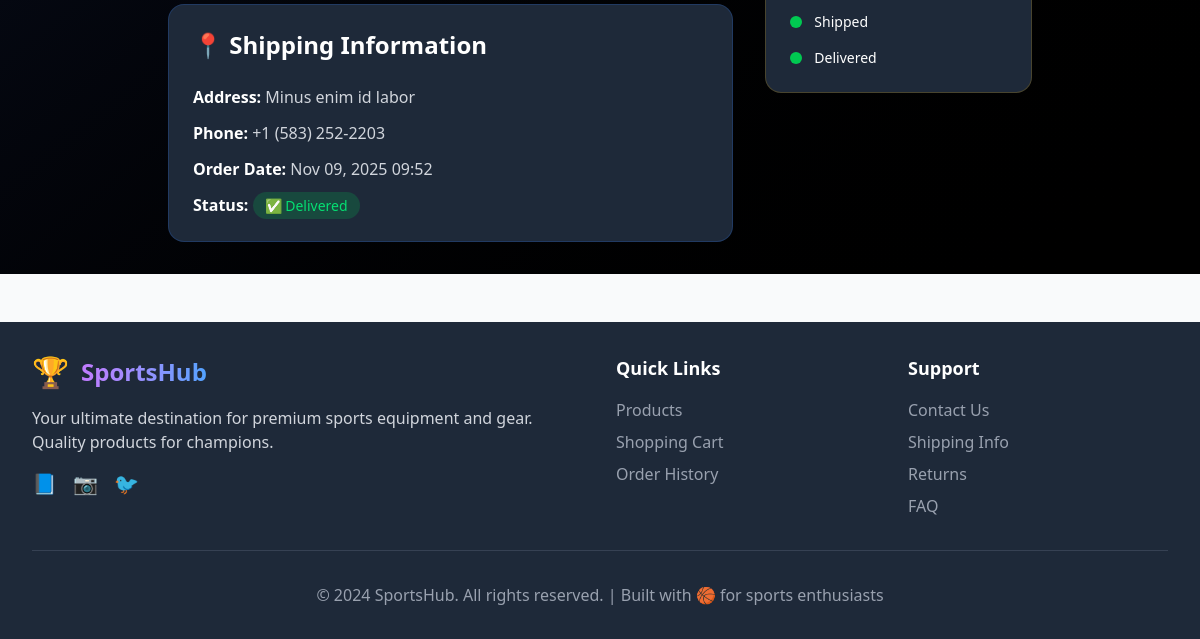
Before: /checkout/success/ORD2572100/ (signed in, lower part) with the older database file.
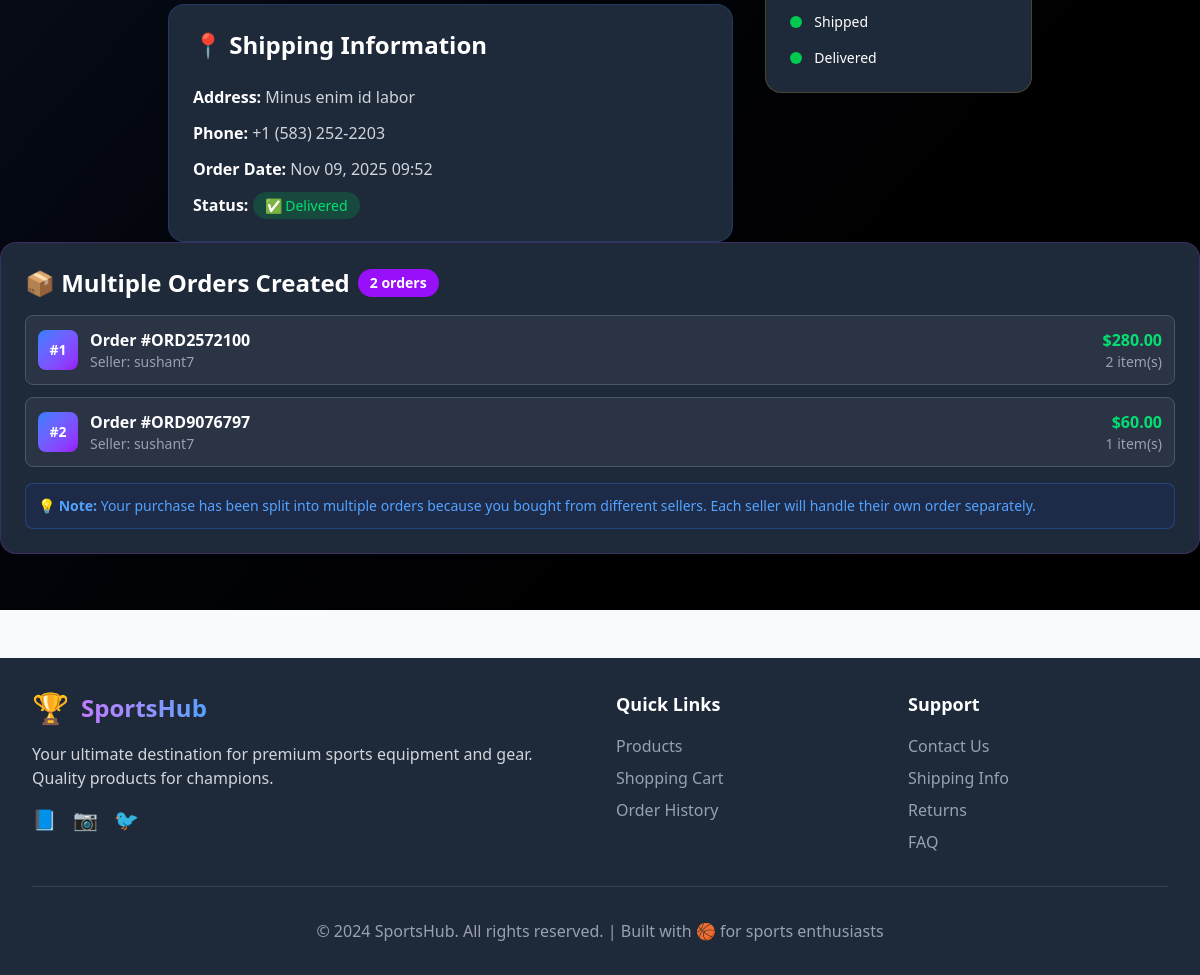
After: the same page with the newer database file.
### shop/models.py (models this page shows, shortened)
class Order(models.Model):
    STATUS_CHOICES = [
        ('pending', '🟡 Pending'),
        ('confirmed', '🔵 Confirmed'),
        ('shipped', '🚚 Shipped'),
        ('delivered', '✅ Delivered'),
        ('cancelled', '❌ Cancelled'),
        ('paid', '💰 Paid'),
    ]
    STATUS_PROGRESSION = ['pending', 'confirmed', 'shipped', 'delivered']
    order_number = models.CharField(max_length=20, unique=True)
    customer = models.ForeignKey(User, on_delete=models.CASCADE, related_name='orders')
    seller = models.ForeignKey(User, on_delete=models.CASCADE, related_name='seller_orders')
    total_amount = models.DecimalField(max_digits=10, decimal_places=2)
    status = models.CharField(max_length=20, choices=STATUS_CHOICES, default='pending')
    shipping_address = models.TextField()
    customer_phone = models.CharField(max_length=15)
    stripe_session_id = models.CharField(max_length=255, blank=True, null=True)  # Add this field
    created_at = models.DateTimeField(auto_now_add=True)
    updated_at = models.DateTimeField(auto_now=True)
    @property
    def status_index(self):
        try:
            return self.STATUS_PROGRESSION.index(self.status)
        except ValueError:
            return -1  # For cancelled status

### accounts/models.py (models this page shows, shortened)
class CustomUser(AbstractUser):
    class Roles(models.TextChoices):
        BUYER = "buyer", "Buyer"
        SELLER = "seller", "Seller"
    address = models.CharField(max_length=255, null=True, blank=True)
    phone_number = models.CharField(max_length=10, null=True, blank=True)
    profile_pic = models.ImageField(upload_to="profile_pics", null=True, blank=True)
    role = models.CharField(
        max_length=20,
        choices=Roles.choices,
        default=Roles.BUYER,
    )
    def is_buyer(self):
        return self.role == self.Roles.BUYER
    def is_seller(self):
        return self.role == self.Roles.SELLER

### buyer/views.py (the view, shortened to what this page needs)
# urls.py: path('checkout/success/<str:order_number>/', views.checkout_success, name='checkout_success'),
@login_required
def checkout_success(request, order_number):
    first_order = get_object_or_404(Order, order_number=order_number, customer=request.user)
    recent_orders = Order.objects.filter(
        customer=request.user,
        created_at__gte=first_order.created_at
    ).order_by('seller__username')
    session_id = request.GET.get('session_id')
    context = {
        'order': first_order,
        'all_orders': recent_orders,  # Pass all orders to template
    }
    return render(request, 'buyer/checkout_success.html', context)

### shop/models.py (called while the page is built)
    def item_total(self):
        return self.quantity * self.price

### buyer/templates/buyer/checkout_success.html (shortened to what the changed rows need)
{% extends 'base.html' %}
{% load static %}
{% block content %}
<div class="min-h-screen bg-gradient-to-br from-gray-900 to-black py-8">
    <div class="max-w-4xl mx-auto px-4">
        <div class="grid grid-cols-1 lg:grid-cols-3 gap-8">
            <div class="lg:col-span-2 space-y-6">
                <div class="bg-gray-800 rounded-2xl p-6 border border-blue-500/20">
                    <h2 class="text-2xl font-bold text-white mb-6 flex items-center">
                        📍 Shipping Information
                    </h2>
                    <div class="space-y-3 text-gray-300">
                        <p><strong class="text-white">Address:</strong> {{ order.shipping_address }}</p>
                        <p><strong class="text-white">Phone:</strong> {{ order.customer_phone }}</p>
                        <p><strong class="text-white">Order Date:</strong> {{ order.created_at|date:"M d, Y H:i" }}</p>
                        <p><strong class="text-white">Status:</strong>
                            <span class="px-3 py-1 rounded-full text-sm font-medium
                                {% if order.status == 'pending' %}bg-yellow-500/20 text-yellow-400
                                {% elif order.status == 'confirmed' %}bg-blue-500/20 text-blue-400
                                {% elif order.status == 'shipped' %}bg-purple-500/20 text-purple-400
                                {% elif order.status == 'delivered' %}bg-green-500/20 text-green-400
                                {% else %}bg-red-500/20 text-red-400{% endif %}">
                                {{ order.get_status_display }}
                            </span>
                        </p>
                    </div>
                </div>
            </div>
            <div class="space-y-6">
                <div class="bg-gray-800 rounded-2xl p-6 border border-yellow-500/20">
                    <div class="space-y-4">
                        {% for status in order.STATUS_PROGRESSION %}
                        <div class="flex items-center space-x-3">
                            <div class="w-3 h-3 rounded-full
                                {% if order.status_index >= forloop.counter0 %}bg-green-500
                                {% else %}bg-gray-600{% endif %}"></div>
                            <span class="text-sm {% if order.status_index >= forloop.counter0 %}text-white{% else %}text-gray-500{% endif %}">
                                {{ status|title }}
                            </span>
                        </div>
                        {% endfor %}
                    </div>
                </div>
            </div>
        </div>
    </div>
    {% if all_orders and all_orders.count > 1 %}
    <div class="bg-gray-800 rounded-2xl p-6 border border-purple-500/20 mb-6">
        <h2 class="text-2xl font-bold text-white mb-4 flex items-center">
            📦 Multiple Orders Created
            <span class="ml-2 text-sm bg-purple-600 text-white px-3 py-1 rounded-full">
                {{ all_orders.count }} orders
            </span>
        </h2>
        <div class="space-y-3">
            {% for order in all_orders %}
            <div class="flex items-center justify-between p-3 bg-gray-700/50 rounded-lg border border-gray-600">
                <div class="flex items-center space-x-3">
                    <div class="w-10 h-10 bg-gradient-to-br from-blue-500 to-purple-600 rounded-lg flex items-center justify-center text-white text-sm font-bold">
                        #{{ forloop.counter }}
                    </div>
                    <div>
                        <p class="text-white font-semibold">Order #{{ order.order_number }}</p>
                        <p class="text-gray-400 text-sm">Seller: {{ order.seller.username }}</p>
                    </div>
                </div>
                <div class="text-right">
                    <p class="text-green-400 font-bold">${{ order.total_amount }}</p>
                    <p class="text-gray-400 text-sm">{{ order.items.count }} item(s)</p>
                </div>
            </div>
            {% endfor %}
        </div>
        <div class="mt-4 p-3 bg-blue-900/20 border border-blue-500/30 rounded-lg">
            <p class="text-blue-400 text-sm">
                💡 <strong>Note:</strong> Your purchase has been split into multiple orders because you bought from different sellers.
                Each seller will handle their own order separately.
            </p>
        </div>
    </div>
    {% endif %}
</div>
{% endblock %}

Changed rows visible on the page:
now on one of the page's lists (row unchanged): Order: order_number "ORD2572100", seller.username "sushant7", total_amount "280.00", items.count "2"
added Order: order_number "ORD9076797", seller.username "sushant7", total_amount "60.00", items.count "1"
Other visible differences:
{{ all_orders.count }}: (not shown) → "2"
text now shown: "📦 Multiple Orders Created orders 💡 Note: Your purchase has been split into multiple orders because you bought from different sellers. Each seller will handle their own order separately."
